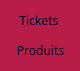
   <widget class="QFrame" name="frame_16">
    <property name="geometry">
     <rect>
      <x>970</x>
      <y>825</y>
      <width>80</width>
      <height>71</height>
     </rect>
    </property>
    <property name="styleSheet">
     <string notr="true">background-color:#b81d47; border:0px solid black;</string>
    </property>
    <property name="frameShape">
     <enum>QFrame::StyledPanel</enum>
    </property>
    <property name="frameShadow">
     <enum>QFrame::Raised</enum>
    </property>
    <widget class="QPushButton" name="pushButton_31">
     <property name="geometry">
      <rect>
       <x>5</x>
       <y>40</y>
       <width>71</width>
       <height>21</height>
      </rect>
     </property>
     <property name="font">
      <font>
       <family>Rockwell</family>
       <pointsize>9</pointsize>
      </font>
     </property>
     <property name="toolTip">
      <string/>
     </property>
     <property name="styleSheet">
      <string notr="true">background-color :#b81d47;color:#000028; border:0px solid black;</string>
     </property>
     <property name="text">
      <string>Produits</string>
     </property>
     <property name="icon">
      <iconset>
       <normaloff>../../OLD/IMAGES/Icons/files-and-folders.png</normaloff>../../OLD/IMAGES/Icons/files-and-folders.png</iconset>
     </property>
    </widget>
    <widget class="QLabel" name="viewProdNum_2">
     <property name="geometry">
      <rect>
       <x>80</x>
       <y>40</y>
       <width>71</width>
       <height>21</height>
      </rect>
     </property>
     <property name="sizePolicy">
      <sizepolicy hsizetype="Minimum" vsizetype="Preferred">
       <horstretch>0</horstretch>
       <verstretch>0</verstretch>
      </sizepolicy>
     </property>
     <property name="font">
      <font>
       <family>Rockwell</family>
       <pointsize>10</pointsize>
       <weight>75</weight>
       <bold>true</bold>
      </font>
     </property>
     <property name="toolTip">
      <string>Nombre de produits dans le panier </string>
     </property>
     <property name="statusTip">
      <string/>
     </property>
     <property name="layoutDirection">
      <enum>Qt::LeftToRight</enum>
     </property>
     <property name="styleSheet">
      <string notr="true">background-color :#b81d47;color:#000028; border:0px solid black;</string>
     </property>
     <property name="text">
      <string>0</string>
     </property>
     <property name="alignment">
      <set>Qt::AlignCenter</set>
     </property>
    </widget>
    <widget class="QPushButton" name="pushButton_32">
     <property name="geometry">
      <rect>
       <x>5</x>
       <y>10</y>
       <width>71</width>
       <height>21</height>
      </rect>
     </property>
     <property name="font">
      <font>
       <family>Rockwell</family>
       <pointsize>9</pointsize>
      </font>
     </property>
     <property name="toolTip">
      <string/>
     </property>
     <property name="styleSheet">
      <string notr="true">background-color :#b81d47;color:#000028; border:0px solid black;</string>
     </property>
     <property name="text">
      <string>Tickets </string>
     </property>
     <property name="icon">
      <iconset>
       <normaloff>../../OLD/IMAGES/ValidationButton/list.png</normaloff>../../OLD/IMAGES/ValidationButton/list.png</iconset>
     </property>
    </widget>
    <widget class="QLabel" name="refNum_2">
     <property name="geometry">
      <rect>
       <x>80</x>
       <y>10</y>
       <width>71</width>
       <height>21</height>
      </rect>
     </property>
     <property name="sizePolicy">
      <sizepolicy hsizetype="Minimum" vsizetype="Preferred">
       <horstretch>0</horstretch>
       <verstretch>0</verstretch>
      </sizepolicy>
     </property>
     <property name="font">
      <font>
       <family>Rockwell</family>
       <pointsize>10</pointsize>
       <weight>75</weight>
       <bold>true</bold>
      </font>
     </property>
     <property name="toolTip">
      <string>Nombre de commandes Validées</string>
     </property>
     <property name="statusTip">
      <string/>
     </property>
     <property name="layoutDirection">
      <enum>Qt::LeftToRight</enum>
     </property>
     <property name="styleSheet">
      <string notr="true">background-color :#b81d47;color:#000028; border:0px solid black;</string>
     </property>
     <property name="text">
      <string>0</string>
     </property>
     <property name="alignment">
      <set>Qt::AlignCenter</set>
     </property>
    </widget>
   </widget>
